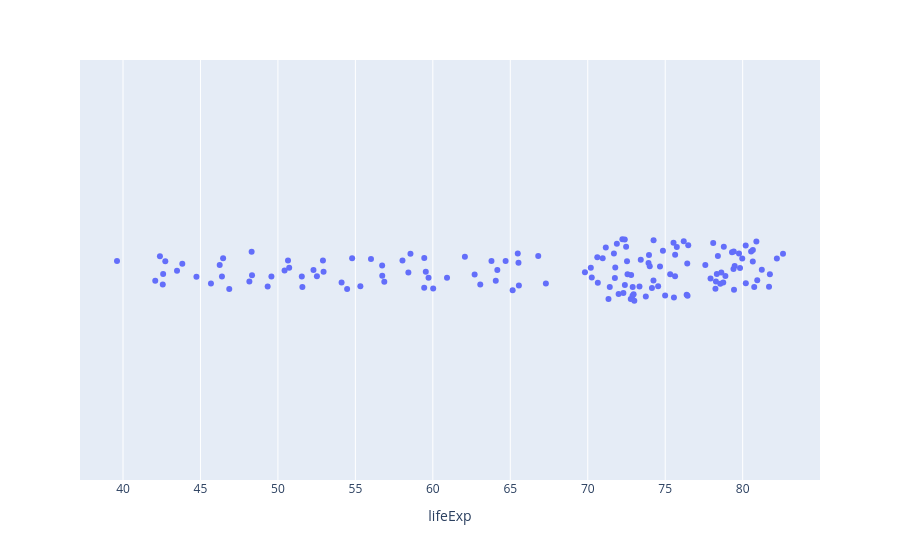

Notebook code for this chart:
### Code cell
fig.show()  # Call .show() explicitly to render the plot

### Figure 1 — Plotly figure (JSON) as saved in the notebook; plotly's stock layout.template omitted (floating-point values rounded to 4 significant figures; data arrays with more than 128 entries replaced by an {"elided": "..."} marker saying what was removed)
{"data": [{"alignmentgroup": "True", "boxpoints": "all", "fillcolor": "rgba(255,255,255,0)", "hoveron": "points", "hovertemplate": "lifeExp=%{x}<extra></extra>", "legendgroup": "", "line": {"color": "rgba(255,255,255,0)"}, "marker": {"color": "#636efa"}, "name": "", "offsetgroup": "", "orientation": "h", "pointpos": 0, "showlegend": false, "type": "box", "x": {"elided": "142 float values"}, "x0": " ", "xaxis": "x", "y0": " ", "yaxis": "y"}], "layout": {"boxmode": "group", "legend": {"tracegroupgap": 0}, "margin": {"t": 60}, "xaxis": {"anchor": "y", "domain": [0, 1], "title": {"text": "lifeExp"}}, "yaxis": {"anchor": "x", "domain": [0, 1]}}}
